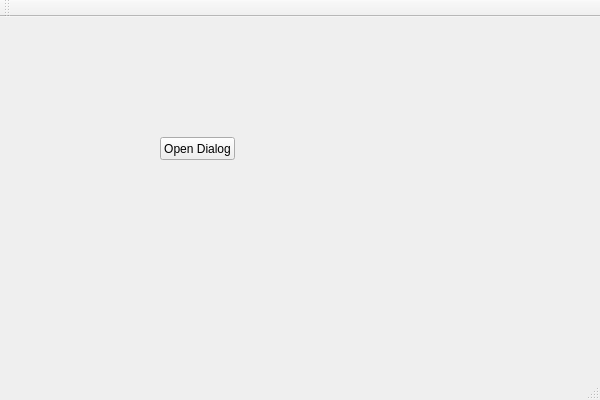
<?xml version="1.0" encoding="UTF-8"?>
<ui version="4.0">
 <class>MainWnd</class>
 <widget class="QMainWindow" name="MainWnd">
  <property name="geometry">
   <rect>
    <x>0</x>
    <y>0</y>
    <width>600</width>
    <height>400</height>
   </rect>
  </property>
  <property name="windowTitle">
   <string>QtAddinOne</string>
  </property>
  <widget class="QWidget" name="centralWidget">
   <widget class="QPushButton" name="btnOpenVsExpressDialog">
    <property name="geometry">
     <rect>
      <x>160</x>
      <y>120</y>
      <width>75</width>
      <height>23</height>
     </rect>
    </property>
    <property name="text">
     <string>Open Dialog</string>
    </property>
   </widget>
  </widget>
  <widget class="QMenuBar" name="menuBar">
   <property name="geometry">
    <rect>
     <x>0</x>
     <y>0</y>
     <width>600</width>
     <height>21</height>
    </rect>
   </property>
  </widget>
  <widget class="QToolBar" name="mainToolBar">
   <attribute name="toolBarArea">
    <enum>TopToolBarArea</enum>
   </attribute>
   <attribute name="toolBarBreak">
    <bool>false</bool>
   </attribute>
  </widget>
  <widget class="QStatusBar" name="statusBar"/>
 </widget>
 <layoutdefault spacing="6" margin="11"/>
 <resources/>
 <connections/>
</ui>
